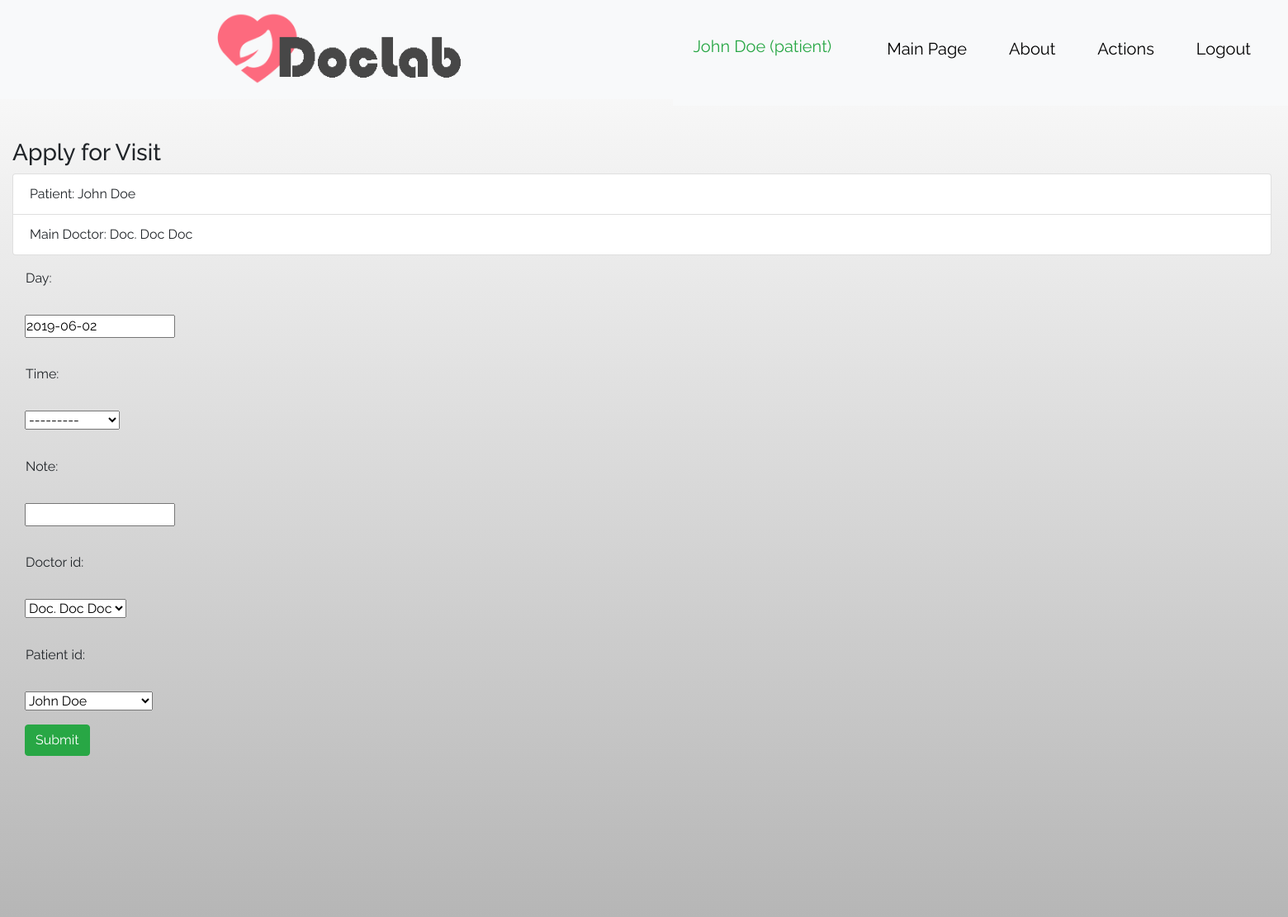
The page /doctor/schedule/apply/2/ (signed in, upper part) on the database as committed earlier.
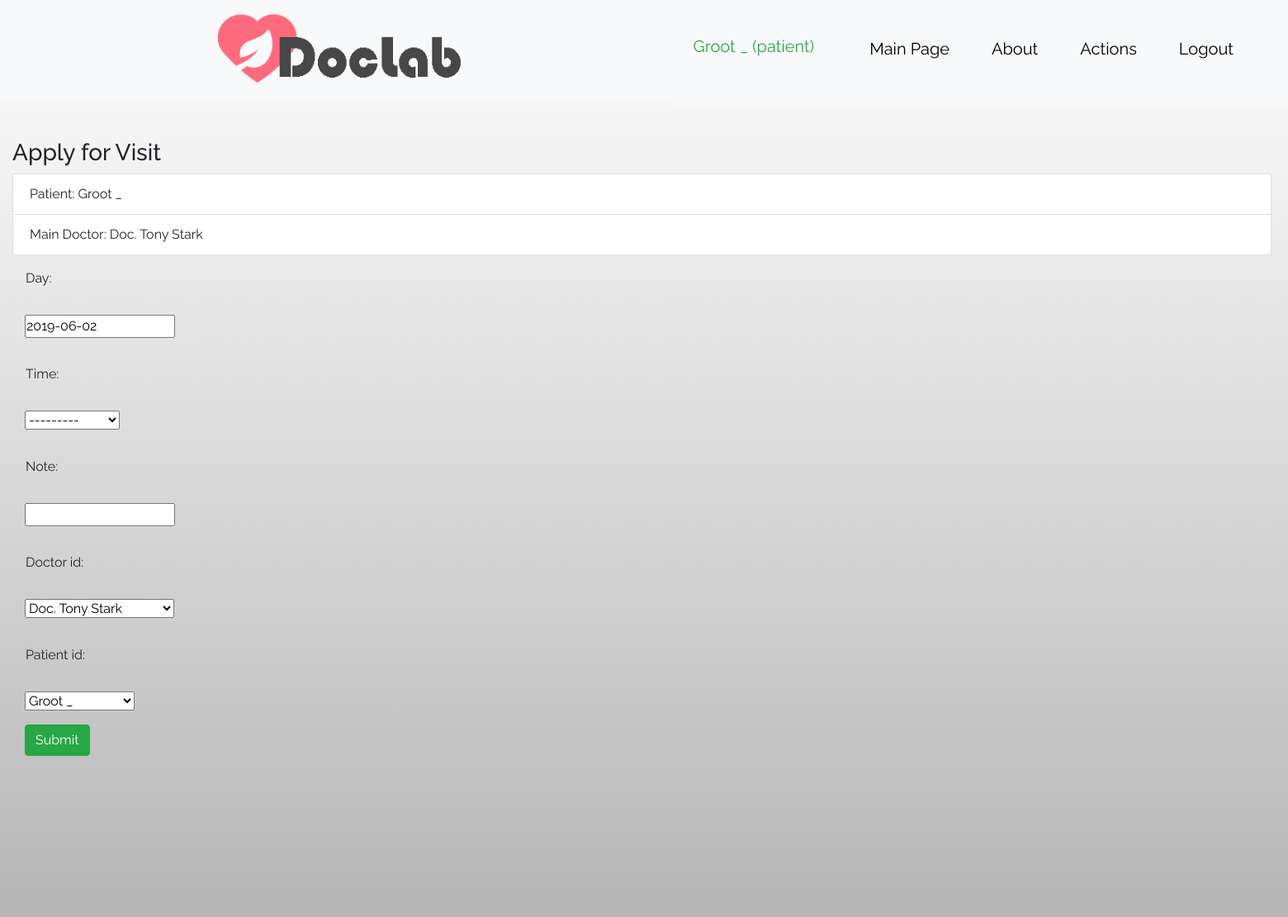
The same page on the database as committed later.
### doctor/models.py (models this page shows, shortened)
class UserProfile(AbstractBaseUser, PermissionsMixin):
    accType = (
        (0, 'Unknown'),
        (1, 'Doctor'),
        (2, 'LabAssistant'),
        (3, 'Patient'),
        (4, 'Admin'),
    )
    username = models.CharField(max_length=25, unique=True)
    email = models.EmailField(unique=True)
    is_active = models.BooleanField(default=True)
    is_staff = models.BooleanField(default=False)
    acc_type = models.IntegerField(choices=accType, default=0)
    pat_ref = models.OneToOneField(Patient, on_delete=models.CASCADE, null=True, blank=True, unique=True)
    doc_ref = models.ForeignKey(Doctor, on_delete=models.CASCADE, null=True, blank=True)
    USERNAME_FIELD = "username"
    objects = UserManager()
    REQUIRED_FIELDS = ["email"]

class Patient(models.Model):
    BLOOD_TYPE = (
        (0, 'O+'),
        (1, 'O-'),
        (2, 'B-'),
        (3, 'B+'),
        (4, 'A-'),
        (5, 'A+'),
        (6, 'AB-'),
        (7, 'AB+')
    )
    GENDER = (
        (0, 'Male'),
        (1, 'Female')
    )
    first_name = models.CharField(max_length=45)
    middle_name = models.CharField(max_length=45)
    last_name = models.CharField(max_length=45)
    passport_id = models.CharField(max_length=8, default='AA000000')
    gender = models.BooleanField(choices=GENDER, default=0)
    birth_date = models.DateField(blank=True, default=timezone.now)
    address = models.CharField(max_length=90, blank=True)
    phone_number = models.CharField(max_length=15, blank=True)
    email = models.CharField(max_length=254, blank=True)
    blood_type = models.IntegerField(choices=BLOOD_TYPE)
    notes = models.TextField(max_length=1000, blank=True)
    doctor_id = models.ForeignKey(Doctor, on_delete=models.SET_NULL, null=True)
    def __str__(self):
        return self.first_name + ' ' + self.last_name

class Doctor(models.Model):
    GENDER = (
        (0, 'Male'),
        (1, 'Female')
    )
    first_name = models.CharField(max_length=45)
    middle_name = models.CharField(max_length=45)
    last_name = models.CharField(max_length=45)
    gender = models.BooleanField(choices=GENDER, default=0)
    post = models.CharField(max_length=45, blank=True)
    phone_number = models.CharField(max_length=15, blank=True)
    address = models.CharField(max_length=90, blank=True)
    email = models.CharField(max_length=254, blank=True)
    exam_room = models.CharField(max_length=6, blank=True)
    def __str__(self):
        return 'Doc. ' + self.first_name + ' ' + self.last_name

### doctor/views.py (the view)
# urls.py: path('schedule/apply/<int:pk>/', views.ApplyForVisitView.as_view(), name='apply_for_visit'),
class ApplyForVisitView(CreateView):
    model = Schedule
    fields = ['day', 'time', 'note', 'doctor_id', 'patient_id']
    def get_initial(self):
        initial_data = super(ApplyForVisitView, self).get_initial()
        initial_data['patient_id'] = self.request.user.pat_ref
        initial_data['doctor_id'] = self.request.user.doc_ref
        initial_data['day'] = date.today()
        return initial_data

### doctor/templates/doctor/schedule_form.html (shortened to what this page needs)
{% extends 'extends/base.html' %}
{% block content %}
    <div class="container-fluid">
        <div >
            <div >
                <div >
                    <h3>Apply for Visit</h3>
                    <ul class="list-group">
                        <li class="list-group-item">Patient: {{ user.pat_ref }}</li>
                        <li class="list-group-item">Main Doctor: {{ user.doc_ref }}</li>
                    </ul>
                    <form class="form-horizontal" role="form" action="" method="post" enctype="multipart/form-data">
                        {% include 'doctor/schedule_template.html' %}
                        <div class="form-group">
                            <div class="col-sm-offset-2 col-sm-10">
                                <button type="submit" class="btn btn-success">Submit</button>
                            </div>
                        </div>
                    </form>
                </div>
            </div>
        </div>
    </div>
{% endblock %}

### main/templates/extends/header.html (shortened to what this page needs)
{% load static %}
<!DOCTYPE html>
<html lang="en">
<head>
    <link rel="stylesheet" href="{% static 'main/images/style1.css' %}">
</head>
<body>
<header>
    <nav class="navbar navbar-expand-sm bg-light">
        <ul class="navbar-nav mr-auto">
            <div class="logo">
                <a href="{% url 'main:index' %}"><img class="graficlogo" src="{% static 'main/images/logo.png' %}"></a>
            </div>
            <nav class="navbar navbar-expand-sm bg-light">
                <ul class="navbar-nav mr-auto">
                    {% if user.is_authenticated %}
                        <li class="nav-item active">
                            <a class="navbar-brand nav-link text-success">
                                {% if user.acc_type == 3 %}
                                    {{ user.pat_ref }}
                                {% elif user.acc_type == 4 %}
                                    {{ user.doc_ref }}
                                {% endif %}
                                ({{ user.username }})
                            </a>
                        </li>
                    {% endif %}
                    <li class="nav-item">
                        <a class="nav-link" href="{% url 'main:index' %}">Main Page</a>
                    </li>
                    <li class="nav-item">
                        <a class="nav-link" href="{% url 'main:info' %}">About</a>
                    </li>
                    {% if user.is_authenticated %}
                        {% if user.acc_type == 1 %}
                            <li class="nav-item">
                                <a class="nav-link" href="{% url 'doctor:index' %}">Doctor Panel</a>
                            </li>
                        {% elif user.acc_type == 2 %}
                            <li class="nav-item">
                                <a class="nav-link" href="{% url 'lab:index' %}">Lab Tests Panel</a>
                            </li>
                        {% elif user.acc_type == 3 %}
                            <li class="nav-item">
                                <a class="nav-link" href="{% url 'patient:index' %}">Actions</a>
                            </li>
                        {% endif %}
                    {% endif %}
                    {% if user.is_authenticated %}
                        <li class="nav-item mr-auto">
                            <a class="nav-link " href="{% url 'logout' %}">Logout</a>
                        </li>
                    {% else %}
                        <li class="nav-item mr-auto">
                            <a class="nav-link mr-auto" href="{% url 'login' %}">Login</a>
                        </li>
                    {% endif %}
                </ul>
            </nav>
        </ul>
    </nav>
<br>
<br>
</header>
</body>
</html>

Rows that differ between the two databases and show on the page:
changed UserProfile "patient": pat_ref "John Doe" → "Groot _"; doc_ref "Doc. Doc Doc" → "Doc. Tony Stark"
Other text that changed with them:
form field doctor_id: "Doc. Doc Doc" → "Doc. Tony Stark"
form field patient_id: "John Doe" → "Groot _"
